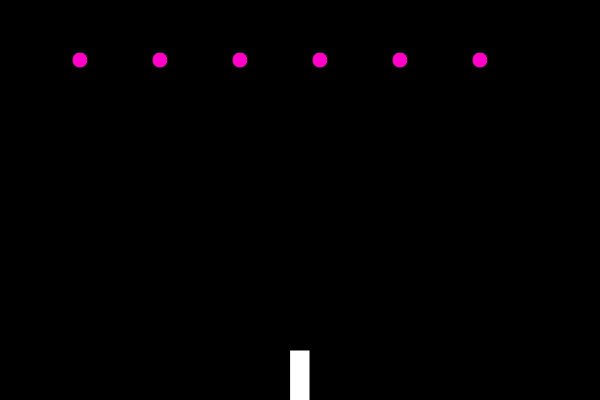
Frame 1 (no input)
Frame 60 (no input): identical to frame 1, image omitted
Frame 120 (the mouse pressed at the canvas centre since frame 60): identical to frame 1, image omitted

The p5.js sketch that drew this single still picture (run headless with seeded random() and noise() and a simulated clock; from frame 60 on, the mouse is pressed at the canvas centre):

// p5.js sketch
// ── sketch.js
let ship;
let flowers = [];
let drops = [];
let left = -1;

function setup() {
  createCanvas(600, 400);
  ship = new Ship();
  //drop = new Drop(width/2, height/2);
  
  for (let i = 0; i < 6; i++) {
    flowers[i] = new Flower(i*80+80, 60);
  }
}

function draw() {
  background(0);
  ship.show();
  
   
  for (let i = 0; i < drops.length; i++) {
    drops[i].show();
    drops[i].move();
    
    for (let j = 0; j < flowers.length; j++) {
      if(drops[i].hits(flowers[j])) {
        console.log('BOOM');
      }
    }
  }
  
  for (let i = 0; i < flowers.length; i++) {
    flowers[i].show();
  }
}

function keyPressed() {
  if(key === ' ') {
    let drop = new Drop(ship.x, height)
    drops.push(drop);
  }
  
  if(keyCode === RIGHT_ARROW) {
    ship.move(1);
  } else if(keyCode === DOWN_ARROW) {
    ship.move(-1);
    console.log('move')
  }
}

// ── drop.js
function Drop(x, y) {
  this.x = x;
  this.y = y;
  this.r = 8;
  
  this.show = function() {
    fill(150, 0, 255);
    noStroke();
    ellipse(this.x, this.y, this.r, this.r);
  }
  
   this.move = function() {
    this.y = this.y - 5;
  }
  
  this.hits = function(flower) {
    let d = dist(this.x, this.y, flower.x, flower.y);
    if (d < this.r + flower.r) {
      return true;
    } else {
      return false;
    }
  }
}
// ── flower.js
function Flower(x, y) {
  this.x = x;
  this.y = y;
  this.r = 8;
  
  this.show = function() {
    fill(255, 0, 200);
    ellipse(this.x, this.y, this.r*2, this.r*2);
  }
}
// ── ship.js
function Ship() {
  this.x = width/2;
  
  this.show = function() {
    fill(255);
    rectMode(CENTER)
    rect(this.x, height-20, 20, 60);
  }
  
  this.move = function(dir) {
    this.x += dir+5
  }
}
